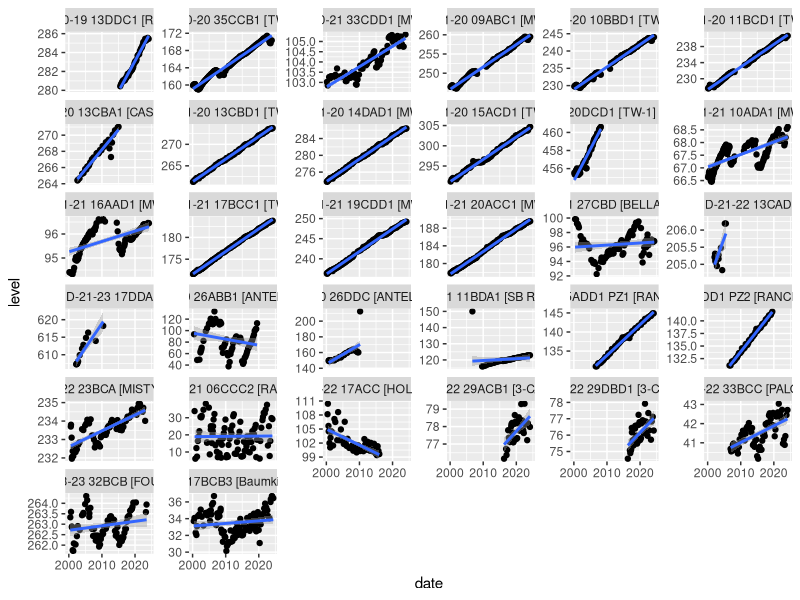
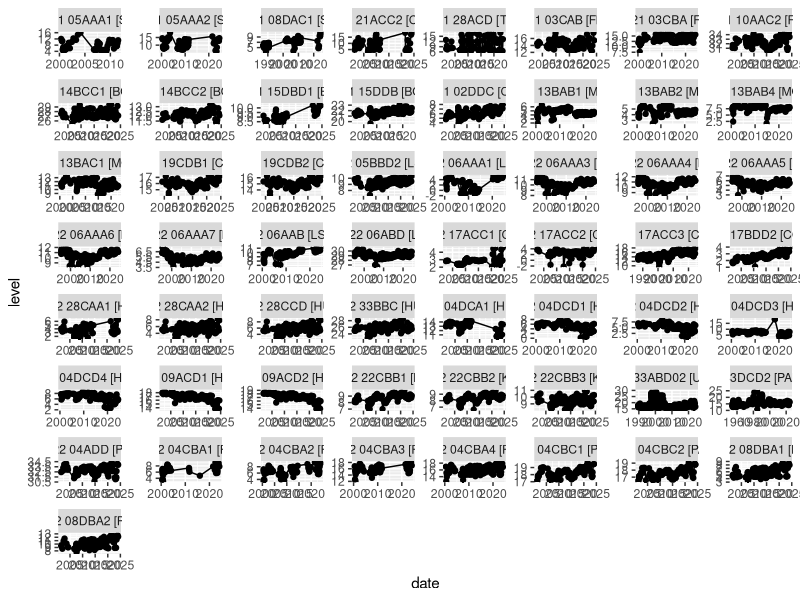
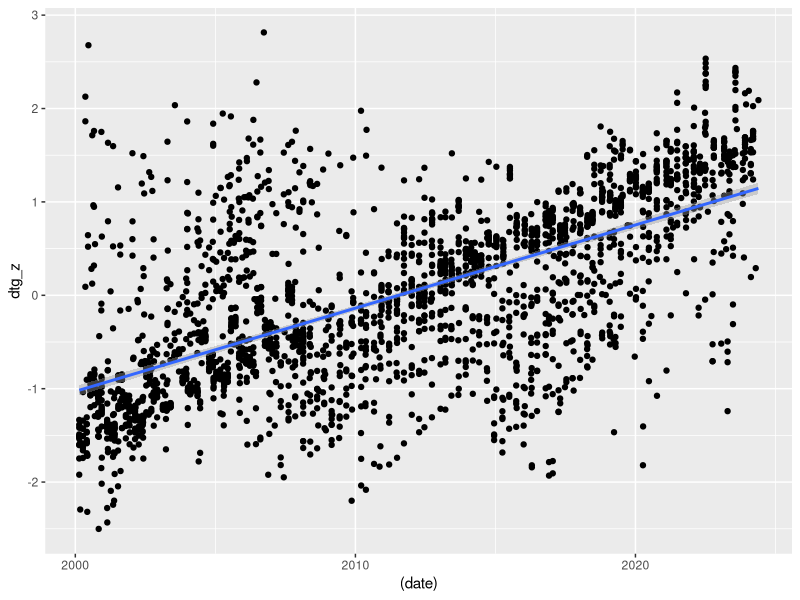
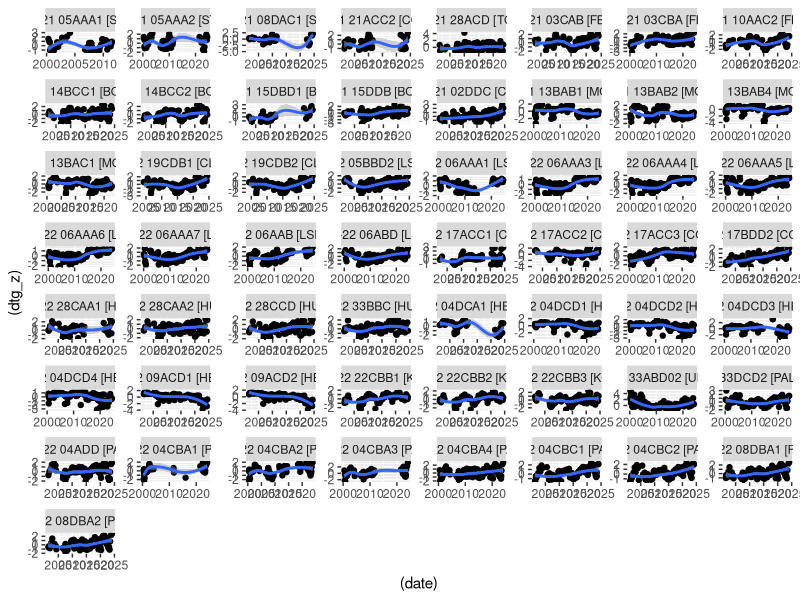
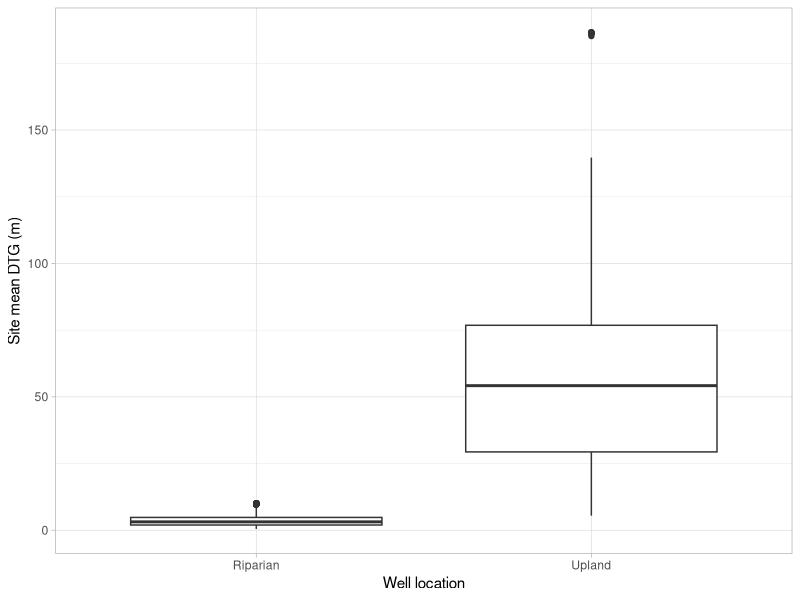
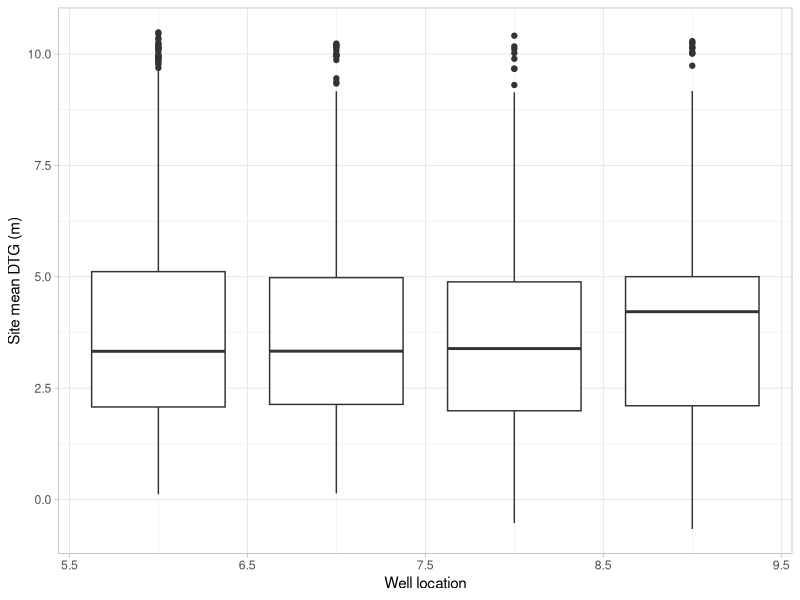
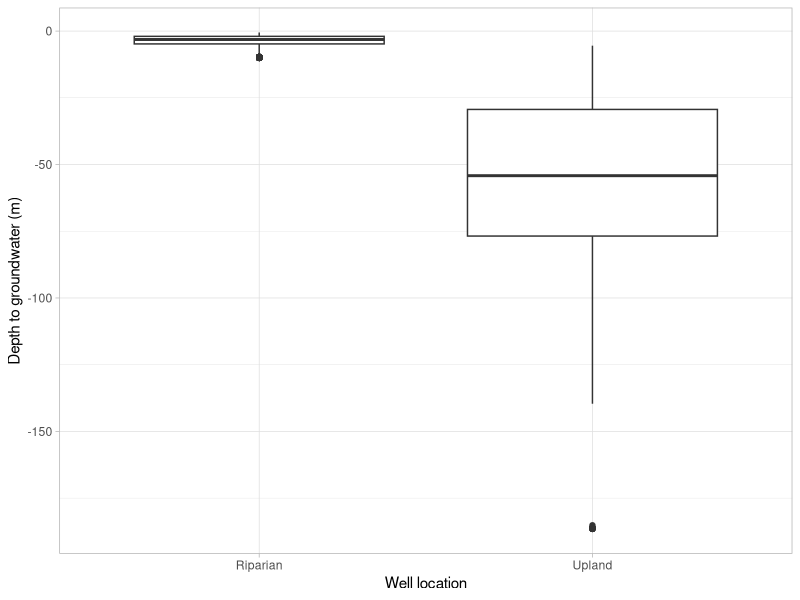

Reproduce these figures in R, in order.
library(tidyverse)
library(broom)

# function for calculating well temporal coverage:

# proportion of measurements for each well in each month

well_covg <- function(df){
  
  info <- df %>% 
    mutate(yr = year(date), mth = month(date)) %>%
    group_by(name, mth) %>% 
    summarise(yr_s = min(yr), yr_f = max(yr),
              msmts = n(), yr_dur = case_when(yr_s < 2000 ~ (yr_f - 2000)+1,
                                              yr_s >= 2000 ~ (yr_f - yr_s)+1))
  
  return(info)
  
}



# Groundwater Measurements from uppersanpedrowhip.org/map

# Alluvial:

alluv_levels <- read_csv("data/Near-stream_alluvial-aquifer_water_levels.csv",
                         skip = 2, col_names = T)

alluvial <- alluv_levels %>% 
  transmute(date = as.POSIXct(lev_timestamp, 
                              tryFormats = c("%m/%d/%Y")),
            name = station_nm, 
            lat = y, 
            lon = x, 
            level = lev_va) %>%
  mutate(well = "Riparian")

# ggplot(filter(alluvial, year(date) %in% seq(2000,2024,by=1)), 
#        aes(x = date, y = level, group = name))+
# #   geom_point()+
# #   geom_smooth(method = "lm")
# # looks to be an increase of a mean of about 0.85 m per 24 years
# # 0.035 m per year (mean decline of 35 mm per year!!!)
# # well trends are variable...
# 
# alluv_covg <- well_covg(alluvial)
# 
# alluv_trends <- alluvial %>% 
#   filter(year(date) %in% seq(2000,2024,by=1)) %>% 
#   group_by(name) %>% 
#   reframe(tidy(lm(level ~ year(date)))) %>% 
#   filter(term == "year(date)", p.value <= 0.05)
# mean(alluv_trends$estimate) # increase in DTG of about 0.02 ft/yr (fifth of an inch)
# 0.0199 if only keeping significant trends
# Rest of the wells (Upland area; Regional aquifer):

regional_levels <- read_csv("data/Groundwater_levels_below_land_surface.csv")

regional <- regional_levels %>% 
  transmute(date = as.POSIXct(lev_timestamp, 
                              tryFormats = c("%m/%d/%y")),
            name = station_nm, 
            lat = y, lon = x, 
            level = lev_va) %>% 
  mutate(well = "Upland") %>% 
  filter(year(date) <= 2024)

reg_trends <- regional %>% 
  filter(year(date) %in% seq(2000,2024,by=1)) %>% 
  group_by(name) %>% 
  reframe(tidy(lm(level ~ year(date)))) %>% 
  filter(term == "year(date)", p.value <= 0.05)
# "for wells with statistically significant (p <= 0.05) trends over time (2000 to 2024),
# rates of DTG change ranged from x to y"

min(reg_trends$estimate)
max(reg_trends$estimate)
median(reg_trends$estimate) # but what do i do with confidence intervals?
mean(reg_trends$estimate) # increase in DTG of about 0.39 ft/year (~4.7 inches) (am i supposed to avg the CI bounds?)
# 0.512 ft/year if only keeping significant trends
# maybe an average is not the parameter that i'm interested in
# give range of estimates and range of confidence intervals???

ggplot(filter(regional, year(date) %in% seq(2000,2024,by=1)), 
       aes(x = date, y = level, group = name))+
  geom_point()+
  geom_smooth(method = "lm")+
  facet_wrap(~name, scales = "free_y")
# should average all of the rates calculated for each well (name)
# histogram of slope trends


## combine ##
# combine groundwater measurements

water_combo <- rbind(regional, alluvial) %>% 
  select(date, name, well, level) %>% 
  mutate(szn = case_when(month(date) %in% c(1, 2, 3) ~ "JFM",
                         month(date) %in% c(4, 5, 6) ~ "AMJ",
                         month(date) %in% c(7, 8, 9) ~ "JAS",
                         month(date) %in% c(10, 11, 12) ~ "OND"))

water_stats <- water_combo %>% 
  filter(year(date) <= 2024 & year(date) >= 2000) %>% 
  filter(!is.na(level)) %>% 
  group_by(name, szn) %>% 
  summarise(dtg_mean = mean(level, na.rm = T),
            dtg_sd = sd(level, na.rm = T),
            dtg_cv = dtg_sd / dtg_mean) %>% 
  ungroup()

groundwater <- full_join(water_combo, water_stats) %>% 
  mutate(dtg_z = (level - dtg_mean)/dtg_sd)

ggplot(filter(groundwater, well == "Riparian"), 
       aes(x = date, y = level))+
  geom_point()+
  geom_line()+
  facet_wrap(~name, scales = "free")

#groundwater$method <- "seasonal stats"

#write_csv(groundwater, "data/Processed/USP_GW_Zscores_11142024.csv")
#write_csv(groundwater, "data/Processed/USP_GW_Zscores_Seasonal_01032025.csv")


min(subset(groundwater, well == "Riparian")$level)
max(subset(groundwater, well == "Riparian")$level)
min(subset(groundwater, well == "Upland")$level)
max(subset(groundwater, well == "Upland")$level)

# VISUALIZE:

ggplot(filter(groundwater, well == "Upland", 
              year(date) >= 2000), 
       aes(x = (date), y = dtg_z))+
  geom_point()+
  geom_smooth(method = 'lm')
summary(lm(dtg_z ~ year(date), data = filter(groundwater, well == "Upland", 
                                    year(date) >= 2000)))
# +
#   facet_wrap(~name, scales = "free")

ggplot(filter(groundwater, well == "Riparian", 
              year(date) >= 2000), 
       aes(x = (date), y = (dtg_z)))+
  geom_point()+
  geom_smooth()+
  facet_wrap(~name, scales = "free")

ggplot(groundwater, aes(x = well, y = (dtg_mean*0.3048)))+
  geom_boxplot()+
  theme_light()+
  labs(x = "Well location", y = "Site mean DTG (m)")

ggplot(filter(groundwater, well == "Riparian" & month(date) %in% c(6, 7, 8, 9)), 
       aes(x = month(date), group = month(date), y = (level*0.3048)))+
  geom_boxplot()+
  theme_light()+
  labs(x = "Well location", y = "Site mean DTG (m)")

ggplot(groundwater, aes(x = well, y = -dtg_mean*0.3048))+
  geom_boxplot()+
  theme_light()+
  labs(x = "Well location", y = "Depth to groundwater (m)")
